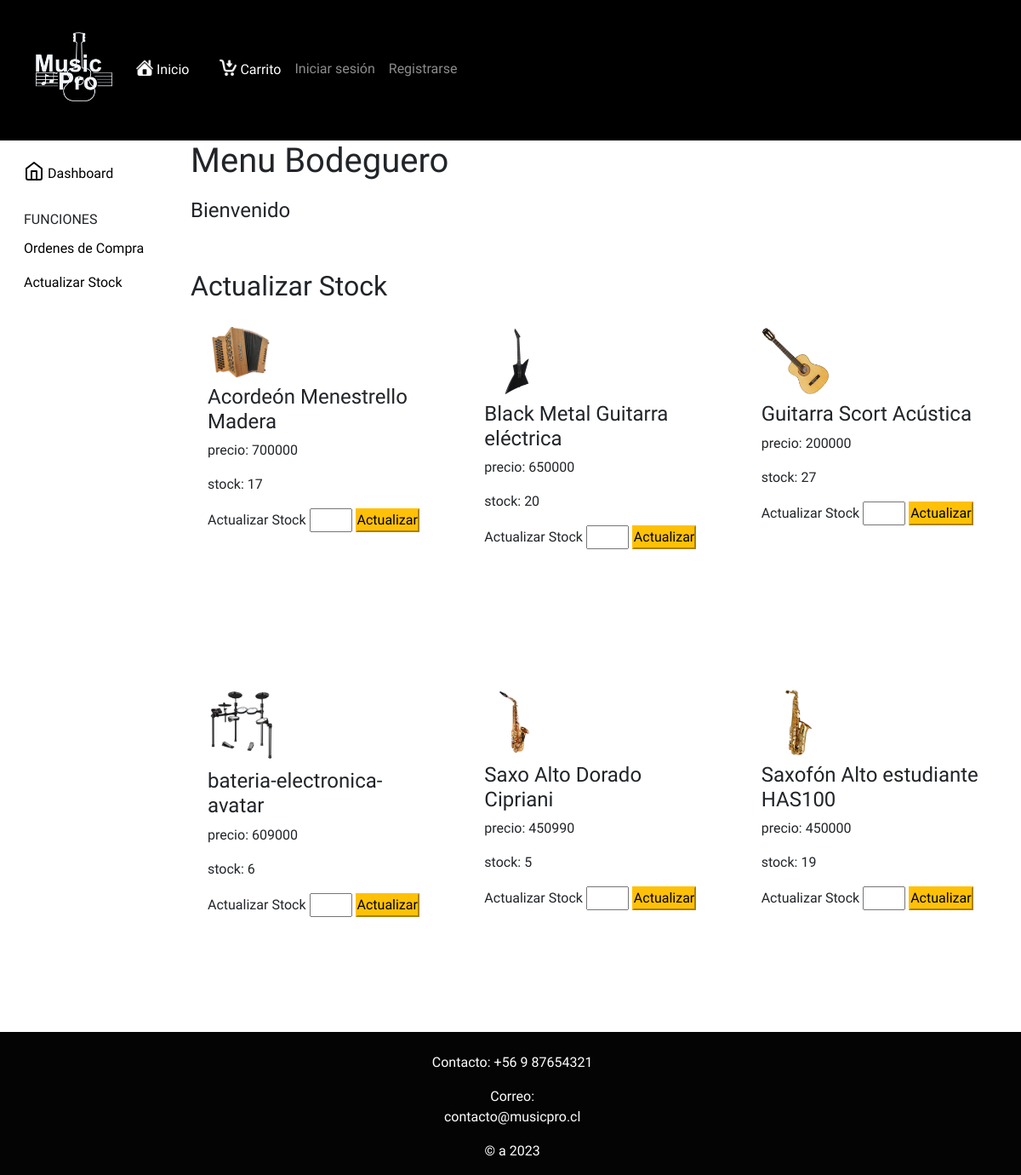
The app's page /bodegueroStock, older data.
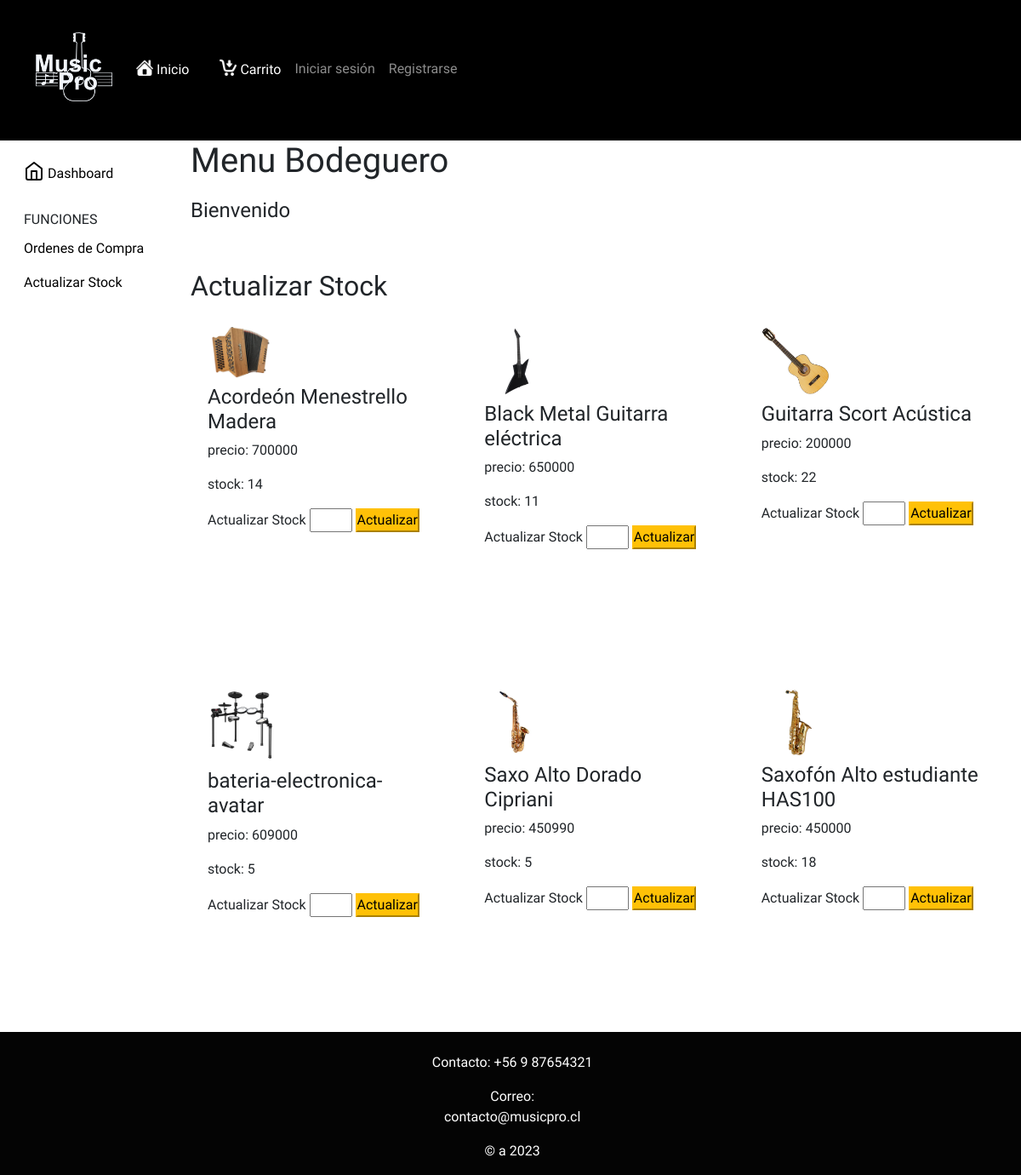
The same page, newer data.
### core/models.py (models this page shows, shortened)
class Producto(models.Model):
    nombre = models.CharField(max_length=40)
    precio = models.IntegerField(default=0)
    stock = models.IntegerField(default=0)
    imagen =models.ImageField(upload_to='')
    descripcion = models.CharField(max_length=500, default='')
    idTipoProducto = models.ForeignKey(TipoProducto, on_delete=models.SET_NULL, null=True)

### core/views.py (the view)
# urls.py: path('bodegueroStock', bodegueroStock, name="bodegueroStock"),
def bodegueroStock(request):
    contexto = {
        'productos' : Producto.objects.all()
    }
    return render(request,'core/bodegueroStock.html', contexto)

### core/context_processor.py (called while the page is built)
def total_carrito(request):
    total = 0
    if 'carrito' in request.session:
        for key, value in request.session["carrito"].items():
            total += int(value["acumulado"])
    return {"total_carrito":total}

### core/templates/core/BodegueroStock.html (shortened to what this page needs)
{% extends "core/layout.html" %}
{% load static %}
{% block head %}
<link rel="stylesheet" href="{% static 'core/css/bodegueroStock.css' %}">
{% endblock %}
{% block content %}
<div class="container-fluid">
    <div class="row">
        <nav id="sidebarMenu" class="col-md-3 col-lg-2 d-md-block bg-body-tertiary sidebar collapse">
            <div class="position-sticky pt-3 sidebar-sticky">
                <ul class="nav flex-column">
                    <li class="nav-item">
                        <a class="nav-link active" aria-current="page" href="#" id="btnInicio" style="color: black;">
                            Dashboard
                        </a>
                    </li>
                    <h6
                        class="sidebar-heading d-flex justify-content-between align-items-center px-3 mt-4 mb-1 text-body-secondary text-uppercase">
                        <span>Funciones</span>
                    </h6>
                    <li class="nav-item">
                        <a class="nav-link" href="{% url 'bodeguero' %}" id="btnPagos" style="color: black;"> Ordenes de Compra</a>
                    </li>
                    <li class="nav-item">
                        <a class="nav-link" href="{% url 'bodegueroStock' %}" id="ActualizarStock" style="color: black;"> Actualizar Stock</a>
                    </li>
                </ul>
            </div>
        </nav>
        <main class="col-md-9 ms-sm-auto col-lg-10 px-md-4">
            <H1>Menu Bodeguero</H1>
            <div id="inicio" style="display: block; margin-top: 2%;">
                <h4>Bienvenido {{request.session.nombre}}</h4>
            </div>
            <br><br>
            <div id="tblEnvios" style="display: block;">
                <h2>Actualizar Stock</h2>
                <div class="row row-cols-3">
                    {% for i in productos %}
                    <div class="col-sm-4 mb-4">
                        <form action="/ActualizarStock/" method="post">
                            <div class="producto">
                            <img id="imgPro" src="/media/{{i.imagen}}" class="figure-img img-fluid">
                            <h4>{{i.nombre}}</h4>
                            <p>precio: {{i.precio}}</p>
                            <p>stock: {{i.stock}}</p>
                            <Label for="NewStock">Actualizar Stock</Label>
                            <input type="number" id="NewStock" name="NewStock"  size="4" class="" required>
                            <button type="submit" class="btn-warning"> Actualizar</button>
                            </div>
                        </form>
                    </div>
                    {% endfor %}
                </div>
            </div>
        </main>
    </div>
</div>
{% endblock %}

### core/templates/core/layout.html (shortened to what this page needs)
{% load static %}
<!DOCTYPE html>
<html lang="es">
<head>
    <link rel="stylesheet" href="{% static 'core/css/stylelayout.css' %}">
    <link href="https://cdn.jsdelivr.net/npm/bootstrap@5.1.3/dist/css/bootstrap.min.css" rel="stylesheet"
>
    {% block head %}{% endblock %}
</head>
<body class="d-flex flex-column align-items-center min-vh-100">
    <header style="min-width: 100%;">
        <nav class="navbar navbar-expand-lg navbar-dark ">
            <div class="container-fluid">
                <a href="{% url 'index' %}" ><img src="{% static 'core/img/logo_musicpro.png' %}" class="figure-img img-fluid" alt="logo" style=" width: 90px !important"></a>
                <div class="collapse navbar-collapse" id="navbarSupportedContent">
                    <ul class="navbar-nav me-auto mb-2 mb-lg-0" >
                        <li class="nav-item" >
                            <a class="nav-link active" aria-current="page" href="{% url 'index' %}"> <img src="{% static 'core/img/iconinicio.png' %}" alt="" class="figure-img img-fluid"> Inicio</a>
                        </li>
                        <li class="nav-item">
                            <a class="nav-link active" href="{% url 'carrito' %}"> <img src="{% static 'core/img/iconcarrito.png' %}" alt="" class="figure-img img-fluid"> Carrito</a>
                        </li>
                        {% if "email" in request.session %}
                        <li class="nav-item dropdown">
                            <a class="nav-link dropdown-toggle" href="#" role="button" data-bs-toggle="dropdown"
                                aria-expanded="false">
                                <img src="{% static 'core/img/iconcuenta.png' %}" alt="" class="figure-img img-fluid"> Mi Cuenta - {{ request.session.nombre }}
                            </a>
                            <ul class="dropdown-menu">
                                <li><a class="dropdown-item" href="{% url 'perfil' %}">Perfil</a></li>
                                <li><a class="dropdown-item" href="{% url 'historial' %}">Historial</a></li>
                                <li><a class="dropdown-item" href="{% url 'cerrarSesion' %}">Cerrar Sesion</a></li>
                            </ul>
                        </li>
                        {% if request.session.tipoUsuario == 1 %}
                        <li class="nav-item" >
                            <a class="nav-link active" aria-current="page" href="{% url 'administrador' %}"> Administrador</a>
                        </li>
                        {% endif %}
                        {% if request.session.tipoUsuario == 2 %}
                        <li class="nav-item" >
                            <a class="nav-link active" aria-current="page" href="{% url 'contador' %}"> Contador</a>
                        </li>
                        {% endif %}
                        {% if request.session.tipoUsuario == 3 %}
                        <li class="nav-item" >
                            <a class="nav-link active" aria-current="page" href="{% url 'vendedor' %}"> Vendedor</a>
                        </li>
                        {% endif %}
                        {% if request.session.tipoUsuario == 4 %}
                        <li class="nav-item" >
                            <a class="nav-link active" aria-current="page" href="{% url 'bodeguero' %}"> Bodeguero</a>
                        </li>
                        {% endif %}
                        {% else %}
                        <li class="nav-item">
                            <a class="nav-link" href="{% url 'login' %}">Iniciar sesión</a>
                        </li>
                        <li class="nav-item">
                            <a class="nav-link" href="{% url 'registro' %}" >Registrarse</a>
                        </li>
                        {% endif %}
                    </ul>
                </div>
            </div>
        </nav>
    </header>
    {% block content %}
    {% endblock %}
    <footer class="mt-auto w-100">
        <div id="info">
            <p>Contacto: +56 9 87654321</p>
            <p>Correo: contacto@musicpro.cl</p>
            <p>© a 2023</p>
        </div>
    </footer>
</body>
</html>

### core/static/core/css/stylelayout.css (style rules this page uses)
body { background-image: url("https://i.pinimg.com/564x/20/8b/9b/208b9ba35cebefbba9f945fb69f021ce.jpg"); background-repeat: no-repeat; background-position: center center; background-size: cover; background-attachment: fixed; }
.nav-link> img { margin-left: 20px; width: 20px; }
.nav-link { display: flex; justify-content: center; align-items: center; }
* { padding: 0; margin: 0; font-family: 'Chakra Petch', sans-serif; }
header { background: black; color: rgb(255, 255, 255); display: flex; justify-content: space-between; padding: 30px; }
#logo_header>a,img { width: 80px }
body { background-color: #ffffff; background-color: #ffffff; }
footer { font-family: 'Chakra Petch', sans-serif; background: rgba(0, 0, 0, 0.986); font-size: 5px; color: white; display: flex; justify-content: center; text-align:center; padding-top: 2%; }
#info > p { margin-left: 2%; font-size: medium; }

### core/static/core/css/bodegueroStock.css (style rules this page uses)
.producto { width: 100%; height: 400px; padding: 20px; background-color: white; border-radius: 5px; }
#NewStock { width: 50px; }

Row changes from the older to the newer data that the page shows:
changed Producto "Acordeón Menestrello Madera": stock "17" → "14"
changed Producto "Black Metal Guitarra eléctrica": stock "20" → "11"
changed Producto "Guitarra Scort Acústica": stock "27" → "22"
changed Producto "bateria-electronica-avatar": stock "6" → "5"
changed Producto "Saxofón Alto estudiante HAS100": stock "19" → "18"
